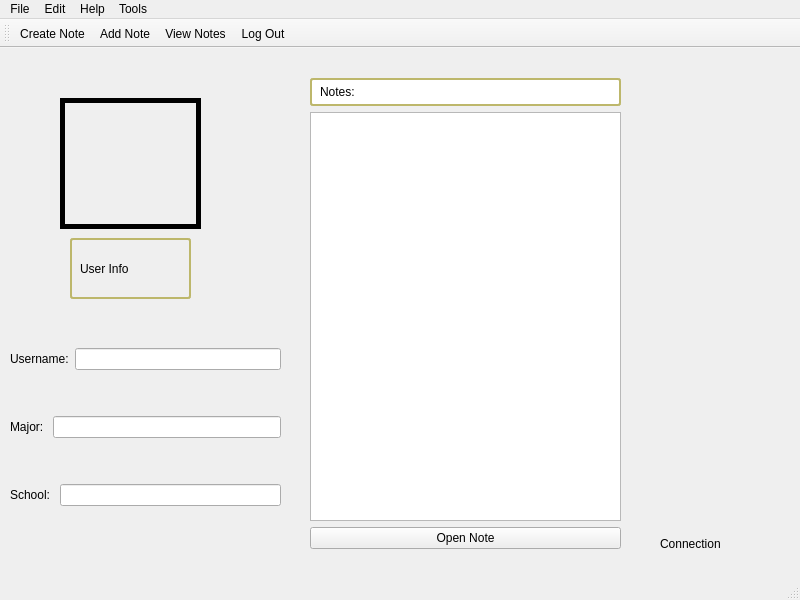
<?xml version="1.0" encoding="UTF-8"?>
<ui version="4.0">
 <class>Profile</class>
 <widget class="QMainWindow" name="Profile">
  <property name="geometry">
   <rect>
    <x>0</x>
    <y>0</y>
    <width>800</width>
    <height>600</height>
   </rect>
  </property>
  <property name="windowTitle">
   <string>MainWindow</string>
  </property>
  <widget class="QWidget" name="centralwidget">
   <widget class="QLabel" name="PictureIcon">
    <property name="geometry">
     <rect>
      <x>60</x>
      <y>50</y>
      <width>141</width>
      <height>131</height>
     </rect>
    </property>
    <property name="styleSheet">
     <string notr="true">border: 5px solid black</string>
    </property>
    <property name="text">
     <string/>
    </property>
    <property name="pixmap">
     <pixmap resource="pics.qrc">:/Icons/user.png</pixmap>
    </property>
    <property name="scaledContents">
     <bool>true</bool>
    </property>
   </widget>
   <widget class="QLabel" name="connectionLabelStatus">
    <property name="geometry">
     <rect>
      <x>660</x>
      <y>480</y>
      <width>121</width>
      <height>31</height>
     </rect>
    </property>
    <property name="text">
     <string>Connection</string>
    </property>
   </widget>
   <widget class="QLabel" name="infoLabel">
    <property name="geometry">
     <rect>
      <x>70</x>
      <y>190</y>
      <width>121</width>
      <height>61</height>
     </rect>
    </property>
    <property name="styleSheet">
     <string notr="true">QLabel{
    border: 2px solid darkkhaki;
    padding: 5px;
    border-radius: 3px;
    opacity: 200;
}</string>
    </property>
    <property name="text">
     <string>User Info</string>
    </property>
    <property name="scaledContents">
     <bool>true</bool>
    </property>
   </widget>
   <widget class="QLabel" name="noteSpaceLogo">
    <property name="geometry">
     <rect>
      <x>650</x>
      <y>30</y>
      <width>101</width>
      <height>91</height>
     </rect>
    </property>
    <property name="text">
     <string/>
    </property>
    <property name="pixmap">
     <pixmap resource="pics.qrc">:/Icons/notes_mainLabel.png</pixmap>
    </property>
    <property name="scaledContents">
     <bool>true</bool>
    </property>
   </widget>
   <widget class="QWidget" name="layoutWidget">
    <property name="geometry">
     <rect>
      <x>310</x>
      <y>30</y>
      <width>311</width>
      <height>471</height>
     </rect>
    </property>
    <layout class="QVBoxLayout" name="verticalLayout">
     <item>
      <widget class="QLabel" name="label_4">
       <property name="styleSheet">
        <string notr="true">QLabel {
    border: 2px solid darkkhaki;
    padding: 5px;
    border-radius: 3px;
    opacity: 200;
	background: color white;
}</string>
       </property>
       <property name="text">
        <string>Notes:</string>
       </property>
      </widget>
     </item>
     <item>
      <widget class="QListWidget" name="userNotesList"/>
     </item>
     <item>
      <widget class="QPushButton" name="listOpenButton">
       <property name="text">
        <string>Open Note</string>
       </property>
      </widget>
     </item>
    </layout>
   </widget>
   <widget class="QWidget" name="layoutWidget">
    <property name="geometry">
     <rect>
      <x>10</x>
      <y>260</y>
      <width>271</width>
      <height>241</height>
     </rect>
    </property>
    <layout class="QVBoxLayout" name="verticalLayout_2">
     <item>
      <layout class="QHBoxLayout" name="horizontalLayout">
       <item>
        <widget class="QLabel" name="label">
         <property name="text">
          <string>Username:</string>
         </property>
        </widget>
       </item>
       <item>
        <widget class="QLineEdit" name="userNameLine"/>
       </item>
      </layout>
     </item>
     <item>
      <layout class="QHBoxLayout" name="horizontalLayout_2">
       <item>
        <widget class="QLabel" name="label_2">
         <property name="text">
          <string>Major: </string>
         </property>
        </widget>
       </item>
       <item>
        <widget class="QLineEdit" name="schoolLine"/>
       </item>
      </layout>
     </item>
     <item>
      <layout class="QHBoxLayout" name="horizontalLayout_3">
       <item>
        <widget class="QLabel" name="label_3">
         <property name="text">
          <string>School: </string>
         </property>
        </widget>
       </item>
       <item>
        <widget class="QLineEdit" name="majorLine"/>
       </item>
      </layout>
     </item>
    </layout>
   </widget>
   <zorder>layoutWidget</zorder>
   <zorder>layoutWidget</zorder>
   <zorder>PictureIcon</zorder>
   <zorder>connectionLabelStatus</zorder>
   <zorder>infoLabel</zorder>
   <zorder>noteSpaceLogo</zorder>
  </widget>
  <widget class="QMenuBar" name="menubar">
   <property name="geometry">
    <rect>
     <x>0</x>
     <y>0</y>
     <width>800</width>
     <height>26</height>
    </rect>
   </property>
   <widget class="QMenu" name="menuFile">
    <property name="title">
     <string>File</string>
    </property>
    <addaction name="actionCreate_Note"/>
    <addaction name="actionAdd_Note"/>
    <addaction name="actionView_Notes"/>
    <addaction name="actionLog_Out"/>
   </widget>
   <widget class="QMenu" name="menuHelp">
    <property name="title">
     <string>Help</string>
    </property>
   </widget>
   <widget class="QMenu" name="menuEdit">
    <property name="title">
     <string>Edit</string>
    </property>
   </widget>
   <widget class="QMenu" name="menuTools">
    <property name="title">
     <string>Tools</string>
    </property>
   </widget>
   <addaction name="menuFile"/>
   <addaction name="menuEdit"/>
   <addaction name="menuHelp"/>
   <addaction name="menuTools"/>
  </widget>
  <widget class="QStatusBar" name="statusbar"/>
  <widget class="QToolBar" name="toolBar">
   <property name="windowTitle">
    <string>toolBar</string>
   </property>
   <attribute name="toolBarArea">
    <enum>TopToolBarArea</enum>
   </attribute>
   <attribute name="toolBarBreak">
    <bool>false</bool>
   </attribute>
   <addaction name="actionCreate_Note"/>
   <addaction name="actionAdd_Note"/>
   <addaction name="actionView_Notes"/>
   <addaction name="actionLog_Out"/>
  </widget>
  <action name="actionAdd_Note">
   <property name="icon">
    <iconset resource="pics.qrc">
     <normaloff>:/pics/Icons/new-file-icon.png</normaloff>
     <normalon>Icons/Document-Write-icon.png</normalon>:/pics/Icons/new-file-icon.png</iconset>
   </property>
   <property name="text">
    <string>Add Note</string>
   </property>
  </action>
  <action name="actionView_Notes">
   <property name="icon">
    <iconset resource="pics.qrc">
     <normaloff>:/pics/Icons/search_files.png</normaloff>:/pics/Icons/search_files.png</iconset>
   </property>
   <property name="text">
    <string>View Notes</string>
   </property>
  </action>
  <action name="actionLog_Out">
   <property name="icon">
    <iconset resource="pics.qrc">
     <normaloff>:/Icons/logout-icon.png</normaloff>:/Icons/logout-icon.png</iconset>
   </property>
   <property name="text">
    <string>Log Out</string>
   </property>
  </action>
  <action name="actionCreate_Note">
   <property name="icon">
    <iconset resource="pics.qrc">
     <normaloff>:/Icons/Document-Write-icon.png</normaloff>:/Icons/Document-Write-icon.png</iconset>
   </property>
   <property name="text">
    <string>Create Note</string>
   </property>
  </action>
 </widget>
 <resources>
  <include location="pics.qrc"/>
 </resources>
 <connections/>
</ui>
